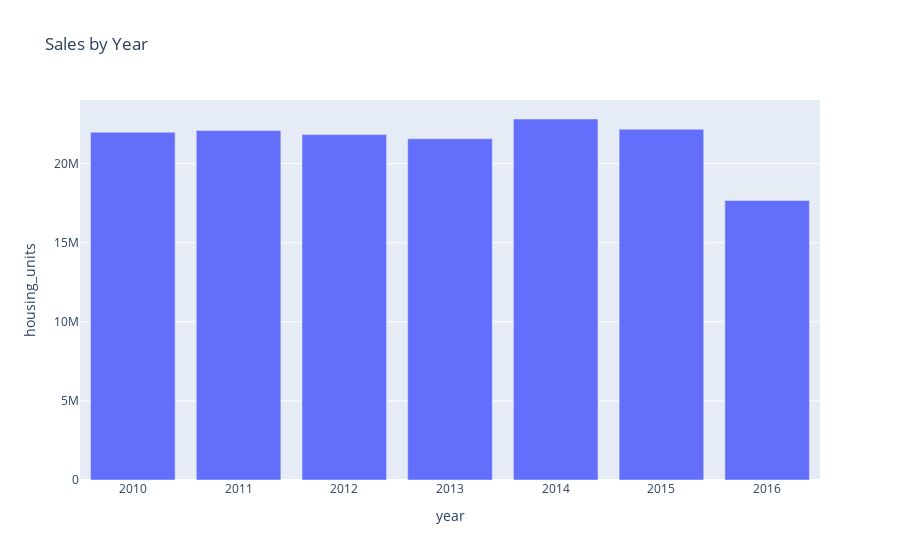

Notebook source saved alongside this figure:
### Markdown cell above
## Housing Units Per Year

In this section, you will calculate the number of housing units per year and visualize the results as a bar chart using the Pandas plot function.

**Hint:** Use the Pandas `groupby` function.

**Optional challenge:** Use the min, max, and std to scale the y limits of the chart.

### Code cell
# Calculate the mean number of housing units per year (hint: use groupby) 
# YOUR CODE HERE!
# Create bar plot
housing_units_by_year = sfo_data.groupby("year").sum().reset_index()
bar_plot = px.bar(
    housing_units_by_year, x="year", y="housing_units", title="Sales by Year"
)
bar_plot

### Figure 1 — Plotly figure (JSON) as saved in the notebook; plotly's stock layout.template omitted (floating-point values rounded to 4 significant figures)
{"data": [{"alignmentgroup": "True", "hovertemplate": "year=%{x}<br>housing_units=%{y}<extra></extra>", "legendgroup": "", "marker": {"color": "#636efa"}, "name": "", "offsetgroup": "", "orientation": "v", "showlegend": false, "textposition": "auto", "type": "bar", "x": [2010, 2011, 2012, 2013, 2014, 2015, 2016], "xaxis": "x", "y": [21981040, 22095913, 21834332, 21568857, 22820880, 22173110, 17675132], "yaxis": "y"}], "layout": {"autosize": true, "barmode": "relative", "legend": {"tracegroupgap": 0}, "title": {"text": "Sales by Year"}, "xaxis": {"anchor": "y", "autorange": true, "domain": [0, 1], "range": [2010.0, 2016.0], "title": {"text": "year"}, "type": "linear"}, "yaxis": {"anchor": "x", "autorange": true, "domain": [0, 1], "range": [0, 24020000.0], "title": {"text": "housing_units"}, "type": "linear"}}}
